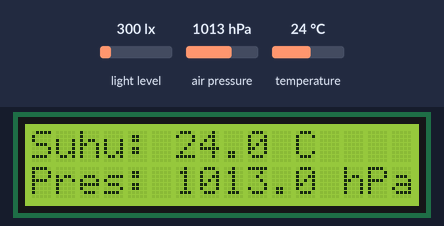
The program below on a simulated Arduino Uno, built with avr-gcc and run on an emulated ATmega328P. Parts: 16×2 character LCD. The inputs (shaded band) are chosen by the test bench; at power-on: air pressure 1013 hPa, light level 300 lx, temperature 24 °C.

Above: at 3.2 s.
3.3 s: air pressure set to 952 hPa
At 4.7 s:
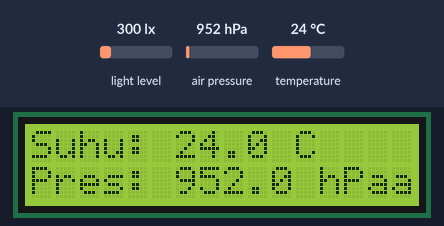
6.3 s: light level set to 40 lx
At 7.0 s:
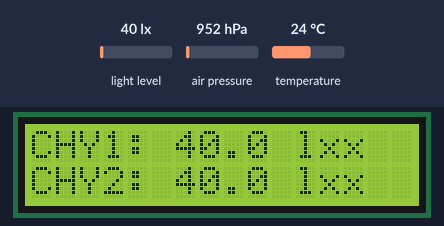
9.3 s: temperature set to 0 °C
At 10.6 s:
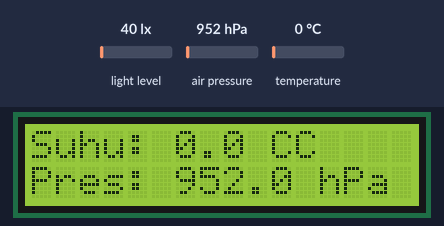
12.3 s: light level set to 500 lx
At 13.0 s:
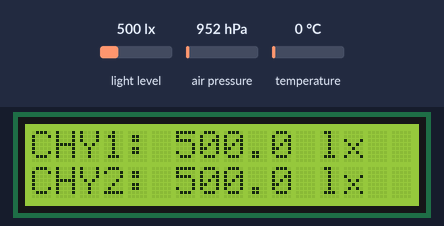
Timing chart, 0 to 15.3 s (numbered marks = the images above; inputs shaded):
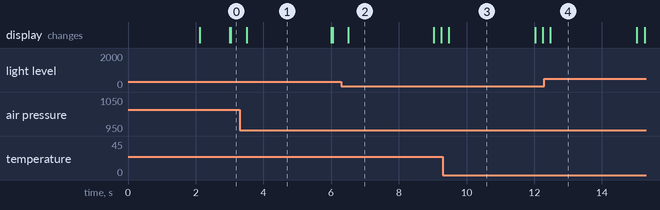

Measured:
- after the input at 3.3 s, the display: changes after 0.20 s (image 1)
- after the input at 6.3 s, the display: changes after 0.20 s (image 2)
- after the input at 9.3 s, the display: changes after 0.18 s (image 3)
- what the display in image 1 shows lasts 2.5 s, from 3.5 s to 6.0 s
- what the display in image 3 shows lasts 2.5 s, from 9.5 s to 12.0 s

The program:

main.cpp
```cpp
#include <Arduino.h>
#include <Wire.h>
#include <LiquidCrystal_I2C.h>
#include <BH1750.h>
#include <Adafruit_BMP280.h>

LiquidCrystal_I2C lcd(0x27, 16, 2);
BH1750 sensorCahaya1;
BH1750 sensorCahaya2;
Adafruit_BMP280 bmp;

// --- DUA TIMER INDEPENDEN ---
unsigned long timerLayar = 0;   // Timer untuk ganti halaman (3 detik)
unsigned long timerSensor = 0;  // Timer untuk baca sensor & update LCD (200 ms)

int halamanLayar = 0;

void setup() {
  Serial.begin(9600);
  Wire.begin();

  lcd.init();
  lcd.backlight();
  lcd.setCursor(0, 0);
  lcd.print("Memulai Sistem..");

  sensorCahaya1.begin(BH1750::CONTINUOUS_HIGH_RES_MODE, 0x23);
  sensorCahaya2.begin(BH1750::CONTINUOUS_HIGH_RES_MODE, 0x5C);
  bmp.begin(0x76);

  delay(2000); // Delay di setup() tidak masalah karena hanya jalan sekali
  lcd.clear();
}

void loop() {
  // 1. LOGIKA GANTI HALAMAN (3 Detik) - NON-BLOCKING
  if (millis() - timerLayar > 3000) {
    halamanLayar++;
    if (halamanLayar > 1) {
      halamanLayar = 0;
    }
    timerLayar = millis();
    lcd.clear(); // Bersihkan layar saat ganti halaman
  }

  // 2. LOGIKA BACA SENSOR & UPDATE TAMPILAN (200 ms) - NON-BLOCKING
  if (millis() - timerSensor > 200) {

    // Tarik data dari I2C Bus hanya setiap 200ms
    float lux1 = sensorCahaya1.readLightLevel();
    float lux2 = sensorCahaya2.readLightLevel();
    float suhu = bmp.readTemperature();
    float tekanan = bmp.readPressure() / 100.0F;

    // Tulis ke LCD berdasarkan halaman aktif
    if (halamanLayar == 0) {
      lcd.setCursor(0, 0);
      lcd.print("CHY1: "); lcd.print(lux1, 1); lcd.print(" lx");

      lcd.setCursor(0, 1);
      lcd.print("CHY2: "); lcd.print(lux2, 1); lcd.print(" lx");
    }
    else if (halamanLayar == 1) {
      lcd.setCursor(0, 0);
      lcd.print("Suhu: "); lcd.print(suhu, 1); lcd.print(" C");

      lcd.setCursor(0, 1);
      lcd.print("Pres: "); lcd.print(tekanan, 1); lcd.print(" hPa");
    }

    timerSensor = millis(); // Reset timer pembacaan sensor
  }
}
```
